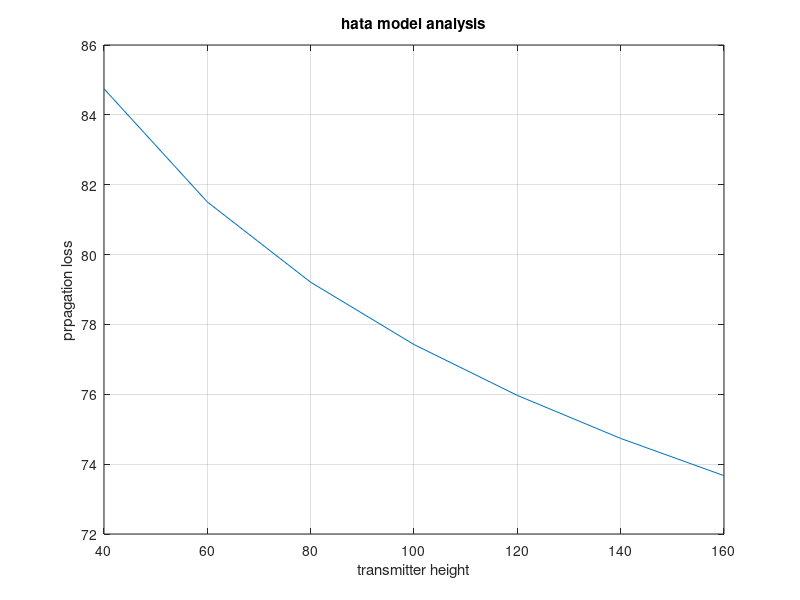

Recreate this plot in MATLAB.
clc;
clear all;
close all;

hte = 40:20:160;
f =1;
t = input('enter type of city 1-small or medium, 2 -large');
u = input('enter type of city 1-urban, 2suburban, 3 rural');

hre = input('enter height of receiving antenna in meter');
d = input('distance from base station in km');
f = input('enter the frequency in MHz');

if(t==1)
    ahre = (1.1*log10(f)-0.7)*hre-(1.56*log10(f)-0.8);
elseif f<=300
    ahre = 8.29*(log10(1.54*hre))^2-1.1;
else
    ahre = 3.2*(log10(11.75*hre))^2-4.97;
end
l50_hata = 69.66+26.6*log10(f)-13.82*log10(hte)-ahre + (44.9 - 6.55*log10(hte))*log10(d);

if u == 2
    l50_hata = l50_hata - (2*(log10(f/28))^2)-5.4;
elseif u ==3
    l50_hata = l50_hata - (4.78*(log10(f))^2)+18.33*log10(f)-40.94;
end

fprintf("%s %f %s",'median path loss using hata: ',l50_hata,'db');
plot(hte, l50_hata);
title('hata model analysis');
xlabel('transmitter height');
ylabel('prpagation loss');
grid on;




